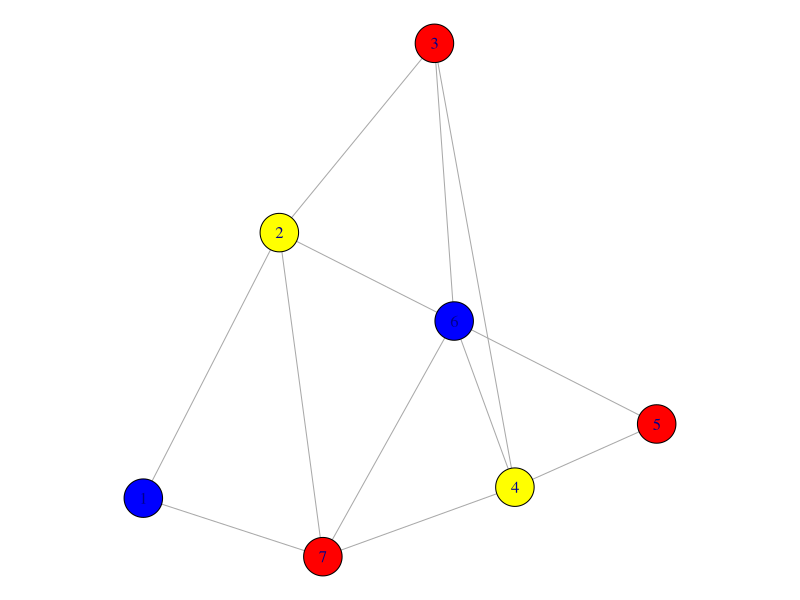
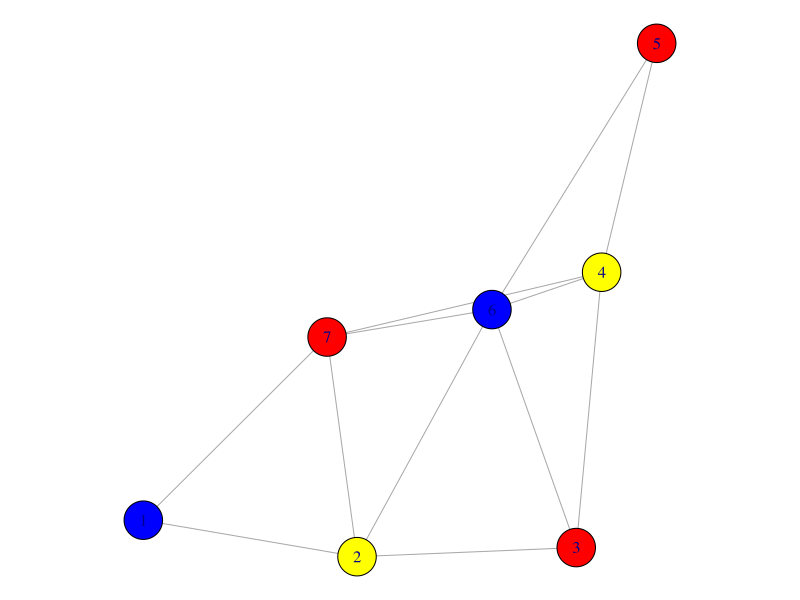
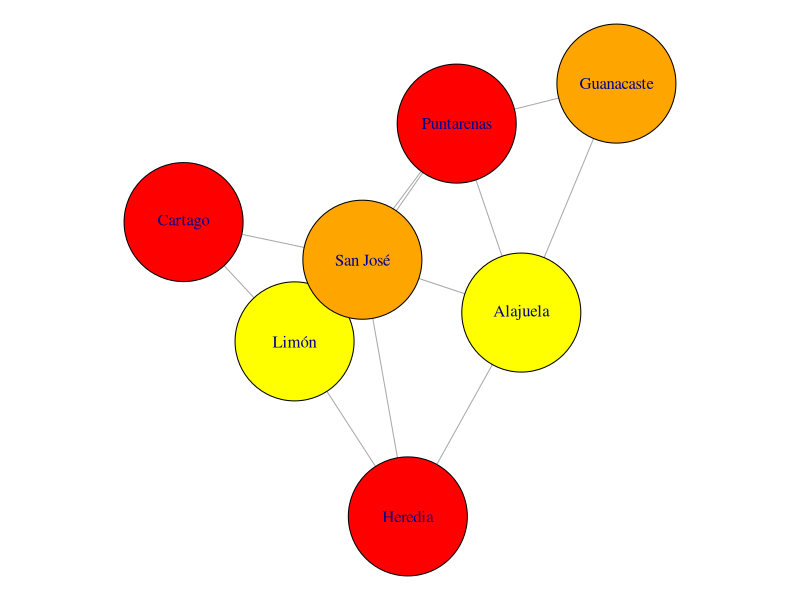

Write the R code that produced these figures, in order.
## ---- chunk 1
knitr::opts_chunk$set(echo = TRUE)
knitr::opts_chunk$set(comment = NA)
## ---- chunk 2
library(igraph) #load the igraph library
costaRica_list <- list(c(2,7), 
                    c(1,7,3,6), 
                    c(2,4,6), 
                    c(5,3,6,7), 
                    c(4,6), 
                    c(7,5,3,4,2),
                    c(6,4,2,1))
M <- graph_from_adj_list(costaRica_list, mode="all") 
oldPar <- par(mar=c(0.1,0.1,0.1,0.1)) # reduce the margins
set.seed(1234) # fix the randomization of the following plot command
plot(M, vertex.color= c("blue","yellow","red","yellow","red","blue","red"))
par(oldPar) # restore the default margins
## ---- chunk 3
library(igraph) #load the igraph library
costaRica_list <- list(c(2,7), 
                    c(1,7,3,6), 
                    c(2,4,6), 
                    c(5,3,6,7), 
                    c(4,6), 
                    c(7,5,3,4,2),
                    c(6,4,2,1))
M <- graph_from_adj_list(costaRica_list, mode="all") 
oldPar <- par(mar=c(0.1,0.1,0.1,0.1)) # reduce the margins
set.seed(8723) # fix the randomization of the following plot command
plot(M, vertex.color= c("blue","yellow","red","yellow","red","blue","red"))
par(oldPar) # restore the default margins
## ---- chunk 4
library(igraph) #load the igraph library
costaRica_list <- list(c(2,7), 
                    c(1,7,3,6), 
                    c(2,4,6), 
                    c(5,3,6,7), 
                    c(4,6), 
                    c(7,5,3,4,2),
                    c(6,4,2,1))
M <- graph_from_adj_list(costaRica_list, mode="all") 
oldPar <- par(mar=c(0.1,0.1,0.1,0.1)) # reduce the margins
set.seed(31205) # fix the randomization of the following plot command
plot(M, vertex.color= c("orange","yellow","red","yellow","red","orange","red"),
     vertex.label=c("Guanacaste","Alajuela","Heredia","Limón","Cartago","San José","Puntarenas"),
     vertex.size=55)
par(oldPar) # restore the default margins
## ---- chunk 5
library(knitr)
roster <- c("Ethan", "Talia", "Drake", "Jack", "Andrew", "Blake", "Jordan", "Graham", "Kevin", "Logan", "Claire", "Bri", "Trevor", "James", "Kristen", "Levi", "Grace", "John", "Isaac", "Josiah", "Nathan")
set.seed(2242021) 
n <- length(roster)
ngps <- 7
maxingp <- ceiling(n/ngps)
# just make random groups
groups <- matrix(c(roster[sample(n)], 
                   rep("",(maxingp - (n %% maxingp)) %% maxingp)), 
                 ncol=maxingp, byrow=FALSE)
rownames(groups) <- paste0("Table #", 1:nrow(groups))
kable(t(groups))
